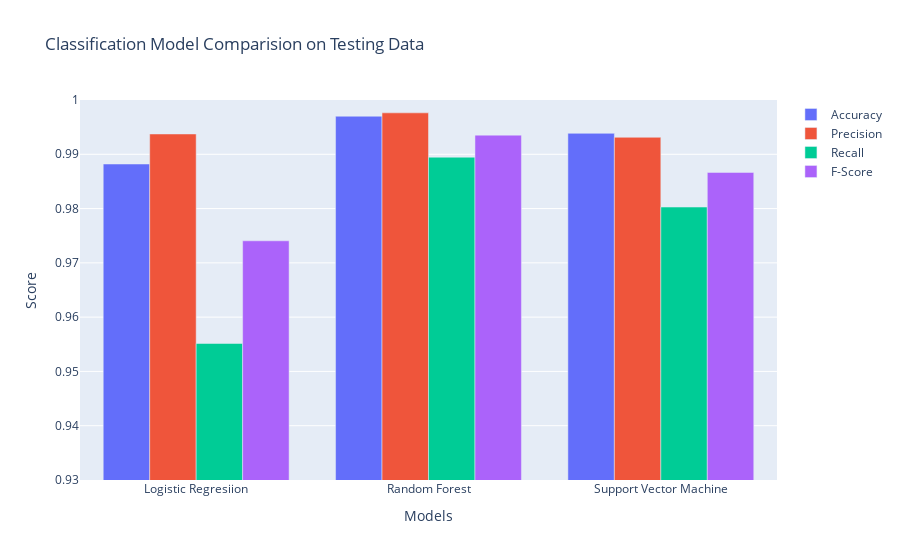

This figure's notebook cell:
### Code cell
fig = go.Figure()
for col in model_compare.columns:
    fig.add_trace(
        go.Bar(
            x=model_compare.index,
            y=model_compare[col],
            name=col,))
fig.update_layout(title='Classification Model Comparision on Testing Data', 
                  xaxis={'title': 'Models'}, yaxis={'title': 'Score'})
fig.update_yaxes(range=[0.93, 1])
fig.show()

### Figure 1 — Plotly figure (JSON) as saved in the notebook; plotly's stock layout.template omitted (floating-point values rounded to 4 significant figures)
{"data": [{"name": "Accuracy", "type": "bar", "x": ["Logistic Regresiion", "Random Forest", "Support Vector Machine"], "y": [0.9882, 0.997, 0.9939]}, {"name": "Precision", "type": "bar", "x": ["Logistic Regresiion", "Random Forest", "Support Vector Machine"], "y": [0.9937, 0.9976, 0.9931]}, {"name": "Recall", "type": "bar", "x": ["Logistic Regresiion", "Random Forest", "Support Vector Machine"], "y": [0.9551, 0.9895, 0.9803]}, {"name": "F-Score", "type": "bar", "x": ["Logistic Regresiion", "Random Forest", "Support Vector Machine"], "y": [0.9741, 0.9935, 0.9867]}], "layout": {"title": {"text": "Classification Model Comparision on Testing Data"}, "xaxis": {"title": {"text": "Models"}}, "yaxis": {"range": [0.93, 1], "title": {"text": "Score"}}}}
